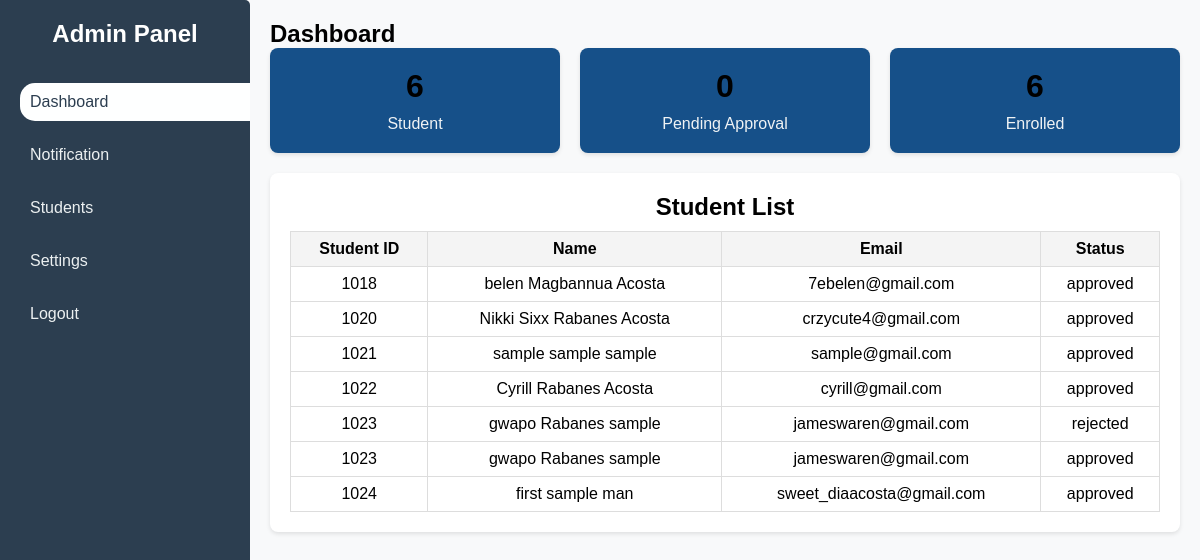
Page /admin/admin.php (signed in) on the earlier database version.
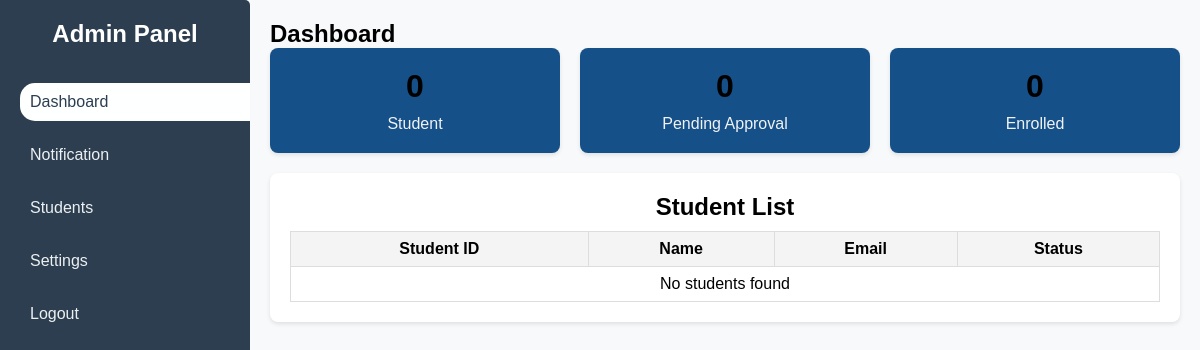
Same page on the later database version.
### tables this page shows
CREATE TABLE `student` (
  `id` int(11) NOT NULL,
  `firstname` varchar(50) NOT NULL,
  `middlename` varchar(50) DEFAULT NULL,
  `lastname` varchar(50) NOT NULL,
  `age` int(11) NOT NULL,
  `gender` enum('Male','Female','Others') NOT NULL,
  `phone` varchar(15) DEFAULT NULL,
  `address` text NOT NULL,
  `image` varchar(255) DEFAULT NULL
);

CREATE TABLE `logincredentials` (
  `id` int(11) NOT NULL,
  `student_id` int(11) NOT NULL,
  `email` varchar(100) NOT NULL,
  `password` varchar(255) NOT NULL
);

CREATE TABLE `approvals` (
  `id` int(11) NOT NULL,
  `student_id` int(11) NOT NULL,
  `status` enum('pending','approved','rejected') DEFAULT 'pending',
  `picture` blob DEFAULT NULL,
  `created_at` timestamp NOT NULL DEFAULT current_timestamp()
);

### admin/admin.php (the view, shortened to what this page needs)
<?php
include('../database/db.php');
$query = "
    SELECT student.*,
           logincredentials.email,
           approvals.status
    FROM student
    LEFT JOIN logincredentials
    ON student.id = logincredentials.student_id
    LEFT JOIN approvals
    ON student.id = approvals.student_id";
$result = mysqli_query($conn, $query);
$count_query = "SELECT COUNT(*) AS student_count FROM student";
$count_result = mysqli_query($conn, $count_query);
if ($count_result) {
    $count_data = mysqli_fetch_assoc($count_result);
    $student_count = $count_data['student_count'];
} else {
    $student_count = 0;
}
$count_queryPending = "SELECT COUNT(*) AS pending_count FROM approvals WHERE status = 'pending'";
$count_resultPending = $conn->query($count_queryPending);
$pending_count = 0;
if ($count_resultPending && $count_resultPending->num_rows > 0) {
    $row = $count_resultPending->fetch_assoc();
    $pending_count = $row['pending_count'];
} else {
    echo "Error fetching pending count: " . $conn->error;
}
$count_queryApprove = "SELECT COUNT(*) AS approved_count FROM approvals WHERE status = 'approved'";
$count_resultApprove = $conn->query($count_queryApprove);
$approved_count = 0;
if ($count_resultApprove && $count_resultApprove->num_rows > 0) {
    $row = $count_resultApprove->fetch_assoc();
    $approved_count = $row['approved_count'];
} else {
    echo "Error fetching approved count: " . $conn->error;
}
?>
<!DOCTYPE html>
<html lang="en">
<head>
    <link rel="stylesheet" href="../css/admindashboard.css">
    <link rel="stylesheet" href="https://cdnjs.cloudflare.com/ajax/libs/font-awesome/6.7.1/css/all.min.css" />
</head>
<body>
    <div class="container">
        <aside class="sidebar">
            <h2>Admin Panel</h2>
            <ul>
                <li><a href="javascript:void(0);" data-section="dashboard" onclick="showSection('dashboard')">Dashboard</a></li>
                <li><a href="javascript:void(0);" data-section="dashboard" onclick="showSection('notification')">Notification</a></li>
                <li><a href="javascript:void(0);" data-section="student" onclick="showSection('student')">Students</a></li>
                <li><a href="javascript:void(0);" data-section="setting" onclick="showSection('setting')">Settings</a></li>
                <li><a href="adminlogout.php">Logout</a></li>
            </ul>
        </aside>
        <main class="main-content">
            <div id="dashboard" class="section-content">
                <h2>Dashboard</h2>
                  <div class="cards">
           <div class="card">
            <h3><?php echo $student_count; ?></h3>
            <p>Student</p>
        </div>
            <div class="card">
            <h3><?php echo $pending_count; ?></h3>
            <p>Pending Approval</p>
        </div>
            <div class="card">
               <h3><?php echo $approved_count; ?></h3>
                <p>Enrolled</p>
            </div>
        </div>
        <div class="tables">
            <div class="table-container">
                <center>
                    <h2>Student List</h2>
                </center>
    <table>
        <thead>
            <tr>
                <th>Student ID</th>
                <th>Name</th>
                <th>Email</th>
                <th>Status</th>
            </tr>
        </thead>
        <tbody id="student-table-body" >
            <?php
            if ($result && mysqli_num_rows($result) > 0) {
                while ($row = mysqli_fetch_assoc($result)) {
                    echo "<tr>";
                    echo "<td>" . htmlspecialchars($row['id']) . "</td>";
                    echo "<td>" . htmlspecialchars($row['firstname'] . ' ' . $row['middlename'] . ' ' . $row['lastname']) . "</td>";
                     echo "<td>" . htmlspecialchars($row['email']) . "</td>";
                    echo "<td>" . htmlspecialchars($row['status'] ?? 'No Status') . "</td>";
                    echo "</tr>";
                }
            } else {
                echo "<tr><td colspan='6' class='text-center'>No students found</td></tr>";
            }
            ?>
        </tbody>
    </table>
</div>
        </div>
            </div>
        </main>
    </div>
</body>
</html>

Differences in the rows shown:
removed student: id "1018", firstname+middlename+lastname "belen Magbannua Acosta", logincredentials.email "7ebelen@gmail.com", approvals.status "approved"
removed student: id "1020", firstname+middlename+lastname "Nikki Sixx Rabanes Acosta", logincredentials.email "crzycute4@gmail.com", approvals.status "approved"
removed student: id "1021", firstname+middlename+lastname "sample sample sample", logincredentials.email "sample@gmail.com", approvals.status "approved"
removed student: id "1022", firstname+middlename+lastname "Cyrill Rabanes Acosta", logincredentials.email "cyrill@gmail.com", approvals.status "approved"
removed student: id "1023", firstname+middlename+lastname "gwapo Rabanes sample", logincredentials.email "jameswaren@gmail.com", approvals.status "rejected", approvals.status "approved"
removed student: id "1024", firstname+middlename+lastname "first sample man", logincredentials.email "sweet_diaacosta@gmail.com", approvals.status "approved"
Other differences:
$student_count: "6" → "0"
$approved_count: "6" → "0"
text now shown: "No students found"
